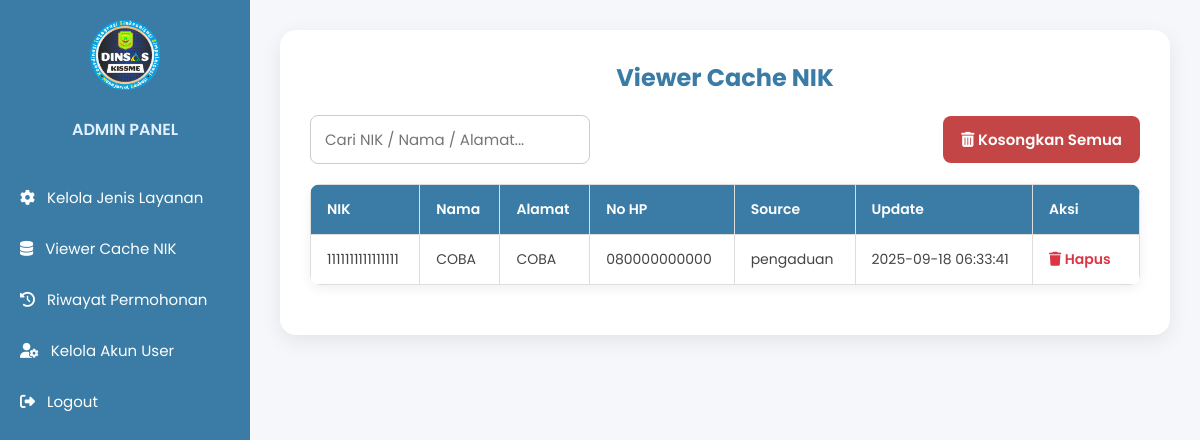
The app's page /admin_nik_cache.php (signed in) with its own data.
### tables this page shows
CREATE TABLE `nik_cache` (
  `id` int(11) NOT NULL,
  `nik` char(16) NOT NULL,
  `nama` varchar(255) NOT NULL,
  `alamat` varchar(255) NOT NULL,
  `nohp` varchar(20) DEFAULT NULL,
  `source` enum('pengaduan','dtsen') NOT NULL,
  `updated_at` timestamp NOT NULL DEFAULT current_timestamp() ON UPDATE current_timestamp()
);

### admin_nik_cache.php (the view, shortened to what this page needs)
<?php
include 'db.php';
$search = isset($_GET['search']) ? trim(mysqli_real_escape_string($conn, $_GET['search'])) : '';
$where = $search ? "WHERE nik LIKE '%$search%' OR nama LIKE '%$search%' OR alamat LIKE '%$search%'" : "";
$query = mysqli_query($conn, "SELECT * FROM nik_cache $where ORDER BY updated_at DESC");
?>
<!DOCTYPE html>
<html lang="id">
<head>
    <link rel="stylesheet" href="https://cdnjs.cloudflare.com/ajax/libs/font-awesome/6.4.0/css/all.min.css" />
</head>
<body>
<div class="sidebar" id="sidebar">
    <div class="sidebar-logo"><img src="images/kissme.png" alt="Logo Dinas Sosial"></div>
    <div class="sidebar-title">ADMIN PANEL</div>
    <a href="kelola_jenis_layanan.php"><i class="fas fa-cog"></i> Kelola Jenis Layanan</a>
    <a href="admin_nik_cache.php" class="active"><i class="fas fa-database"></i> Viewer Cache NIK</a>
    <a href="riwayat_admin.php"><i class="fas fa-history"></i> Riwayat Permohonan</a>
    <a href="kelola_akun.php"><i class="fas fa-user-cog"></i> Kelola Akun User</a>
    <a href="logout.php"><i class="fas fa-sign-out-alt"></i> Logout</a>
</div>
<div class="main-content" id="main-content">
    <div class="container">
        <h2>Viewer Cache NIK</h2>
        <div class="topbar">
            <form class="search-box" method="GET">
                <input type="text" name="search" placeholder="Cari NIK / Nama / Alamat..." value="<?= htmlspecialchars($search) ?>">
            </form>
            <button type="button" id="clearAllBtn" class="btn-clear"><i class="fas fa-trash-alt"></i> Kosongkan Semua</button>
        </div>
        <div class="table-container">
            <table>
                <thead>
                    <tr>
                        <th>NIK</th>
                        <th>Nama</th>
                        <th>Alamat</th>
                        <th>No HP</th>
                        <th>Source</th>
                        <th>Update</th>
                        <th>Aksi</th>
                    </tr>
                </thead>
                <tbody>
                <?php if (mysqli_num_rows($query) > 0): ?>
                    <?php while ($row = mysqli_fetch_assoc($query)): ?>
                        <tr>
                            <td><?= htmlspecialchars($row['nik']) ?></td>
                            <td><?= htmlspecialchars($row['nama']) ?></td>
                            <td><?= htmlspecialchars($row['alamat']) ?></td>
                            <td><?= htmlspecialchars($row['nohp']) ?></td>
                            <td><?= htmlspecialchars($row['source']) ?></td>
                            <td><?= $row['updated_at'] ?></td>
                            <td class="actions">
                                <a href="#" data-action="delete" data-nik="<?= $row['nik'] ?>">
                                    <i class="fas fa-trash"></i> Hapus
                                </a>
                            </td>
                        </tr>
                    <?php endwhile; ?>
                <?php else: ?>
                    <tr><td colspan="7" style="text-align:center;">Tidak ada data cache ditemukan.</td></tr>
                <?php endif; ?>
                </tbody>
            </table>
        </div>
    </div>
</div>
</body>
</html>

### admin_nik_cache.php (style rules this page uses)
* { margin:0;padding:0;box-sizing:border-box;font-family:'Poppins',sans-serif; }
body { background:#f5f7fa;color:#444;min-height:100vh;overflow-x:hidden; }
.sidebar { width:250px;background:#3a7ca5;color:white; padding:20px 0;display:flex;flex-direction:column; position:fixed;height:100%;z-index:1000; top:0;left:0;transition:transform .3s ease; }
.sidebar-logo { text-align:center;margin-bottom:20px; }
.sidebar-logo img { width:70px;height:70px;border-radius:10px; }
.sidebar-title { text-align:center;font-size:16px;font-weight:600;margin-bottom:30px;color:#e0f0ff; }
.sidebar a { padding:14px 20px;text-decoration:none;color:white; font-size:15px;display:flex;align-items:center;gap:12px; transition:all .3s ease; }
.main-content { margin-left:250px;padding:30px;transition:margin-left .3s ease; }
.container { max-width:1000px;margin:0 auto;background:white; padding:30px;border-radius:16px; box-shadow:0 6px 20px rgba(0,0,0,0.08); }
h2 { font-size:24px;color:#3a7ca5;margin-bottom:20px;text-align:center; }
.topbar { display:flex;justify-content:space-between;flex-wrap:wrap; align-items:center;margin-bottom:20px;gap:10px; }
.search-box input { padding:12px 14px;border:1px solid #ccc; border-radius:8px;width:280px;font-size:15px; }
.btn-clear { background:#c44545;color:white;padding:12px 18px; border:none;border-radius:8px;cursor:pointer; font-size:15px;font-weight:600; }
.table-container { overflow-x:auto;-webkit-overflow-scrolling:touch; margin:20px 0;border-radius:10px; box-shadow:0 4px 12px rgba(0,0,0,0.06); }
table { width:100%;border-collapse:collapse;min-width:700px;background:white; }
th,td { padding:14px 16px;border:1px solid #ddd;text-align:left;font-size:14px; }
th { background:#3a7ca5;color:white;font-weight:600; }
.actions a { color:#dc3545;text-decoration:none;margin-right:8px;font-weight:600; }

### records on screen
nik_cache: nik "1111111111111111", nama "COBA", alamat "COBA", nohp "080000000000", source "pengaduan", updated_at "2025-09-18 06:33:41"
